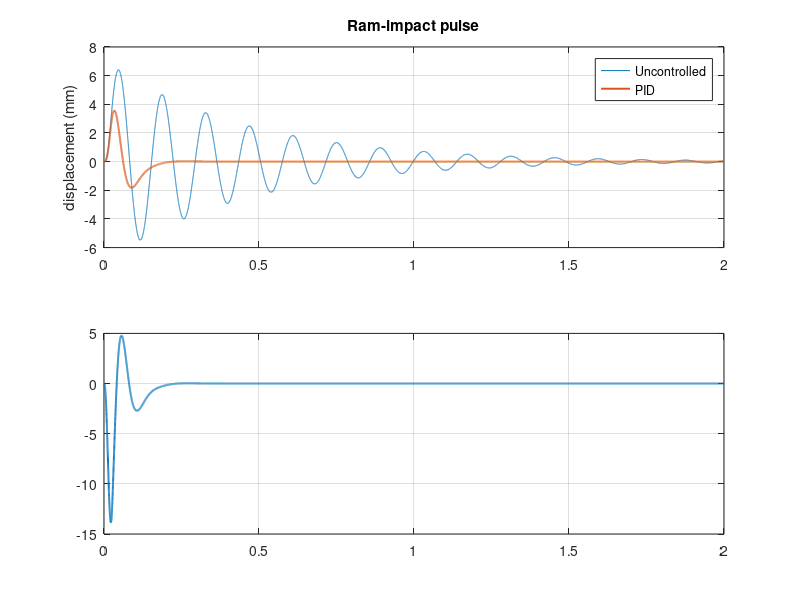

The MATLAB script that drew this image: (Note: this script raises an error after producing the figure.)
%% Pile-driver rig: active vibration damping with a hydraulic actuator + PID
% Corrected version of the Control Engineering coursework model.
% Requires Control System Toolbox. Mirrors analysis/model.py (linear part).

clear; clc; close all;

%% 1. Rig / pile structure (single degree of freedom)
m    = 1000;                  % kg
k    = 2e6;                   % N/m
zeta = 0.05;                  % structural damping ratio
wn   = sqrt(k/m);             % 44.72 rad/s
fn   = wn/(2*pi);             % 7.12 Hz   (wn/(2*pi), not wn/pi)
c    = 2*zeta*sqrt(k*m);      % 4472 N*s/m

%% 2. Hydraulic actuator (valve-controlled double-acting cylinder)
D = 0.050; d = 0.020; L = 0.200;           % bore, rod, stroke (m)
Pmax = 200e5;                              % 200 bar
beta = 1.5e9;                              % oil bulk modulus, Pa (1.5 GPa)
Qmax = 20/60000;                           % 20 L/min -> m^3/s
A    = pi/4*(D^2 - d^2);                   % annulus area 1.649e-3 m^2
Fmax = Pmax*A;                             % 32.99 kN
V    = A*L/2;                              % chamber volume at mid-stroke
tau_a = V*Pmax/(beta*Qmax);                % 6.6 ms  (pressure build-up)
% (dP/dt = beta/V*(Qmax*u - (Qmax/Pmax)*P)  ->  first order, gain Pmax)

s     = tf('s');
G_act = Fmax/(tau_a*s + 1);                % force per unit valve command u
G_rig = 1/(m*s^2 + c*s + k);               % displacement per unit force

%% 3. PID on rig displacement (setpoint 0), filtered derivative
Kp = 20; Ki = 1200; Kd = 1.8; N = 600;
C  = pid(Kp, Ki, Kd, 1/N);                 % Kp + Ki/s + Kd*s/(s/N + 1)

Lop = C*G_act*G_rig;                       % open loop
T_d = feedback(G_rig, C*G_act);            % disturbance force -> x
T_u = -C*T_d;                              % disturbance force -> valve command

[Gm, Pm, ~, Wcp] = margin(Lop);
fprintf('PM = %.1f deg, GM = %.1f dB, crossover = %.1f Hz\n', Pm, 20*log10(Gm), Wcp/(2*pi));

%% 4. Test 1: ram-impact pulse (20 kN half-sine, 25 ms)
t  = (0:1e-4:2)';
Fd = 20e3*sin(pi*t/0.025).*(t < 0.025);
x_open = lsim(G_rig, Fd, t);
x_pid  = lsim(T_d,   Fd, t);
u_pid  = lsim(T_u,   Fd, t);
fprintf('Impact: peak %.2f -> %.2f mm, max |u| = %.2f\n', ...
        1e3*max(abs(x_open)), 1e3*max(abs(x_pid)), max(abs(u_pid)));

figure('Name','Impact');
subplot(2,1,1); plot(t, 1e3*x_open, t, 1e3*x_pid, 'LineWidth', 1.4); grid on
ylabel('displacement (mm)'); legend('Uncontrolled','PID'); title('Ram-impact pulse')
subplot(2,1,2); plot(t, Fmax*u_pid/1e3, 'LineWidth', 1.4); grid on
yline([Fmax -Fmax]/1e3, '--'); ylabel('actuator force (kN)'); xlabel('time (s)')

%% 5. Test 2: ram weight (9.81 kN) as a static load step
Fs = 9.81e3*ones(size(t));
xs_open = lsim(G_rig, Fs, t);
xs_pid  = lsim(T_d,   Fs, t);
fprintf('Static load: final %.2f mm -> %.3f mm\n', 1e3*xs_open(end), 1e3*xs_pid(end));

figure('Name','Static load');
plot(t, 1e3*xs_open, t, 1e3*xs_pid, 'LineWidth', 1.4); grid on
ylabel('displacement (mm)'); xlabel('time (s)'); legend('Uncontrolled','PID')
title('Ram weight transferred to the rig')

%% 6. Frequency domain
figure('Name','Margins'); margin(Lop); grid on
figure('Name','Disturbance rejection'); bodemag(G_rig*k, T_d*k); grid on
legend('Uncontrolled','PID'); title('|x/F_d|·k')
